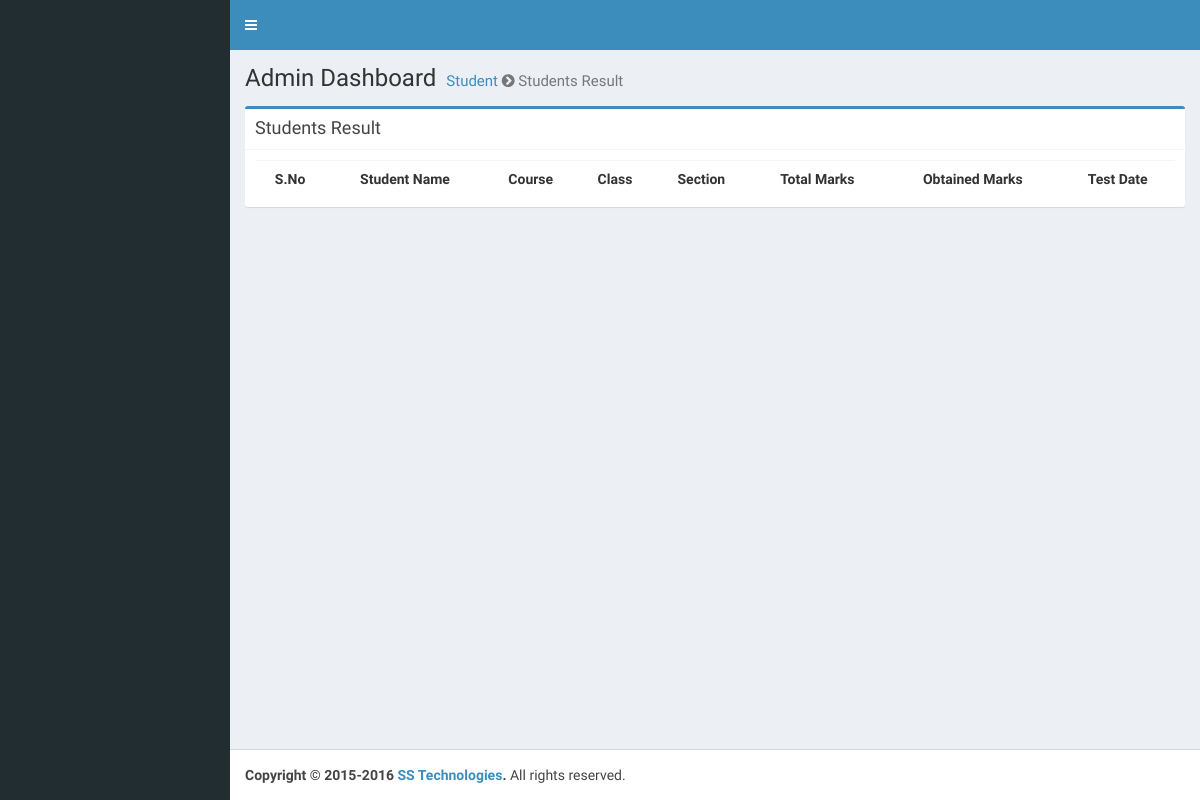
The page /index.php/examination/test_report_v on the database as committed earlier.
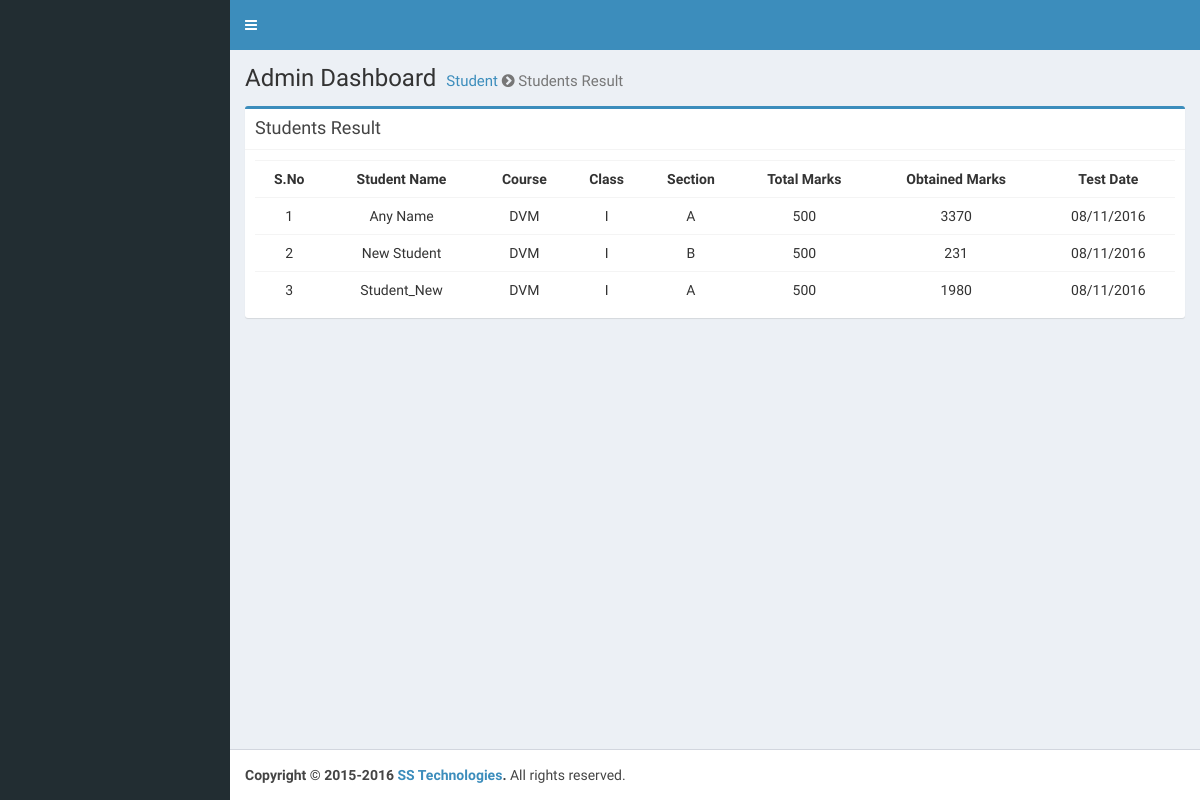
The same page on the database as committed later.
### tables this page shows
CREATE TABLE `exam_result` (
  `e_r_id` int(11) NOT NULL,
  `marks_obt` int(11) NOT NULL,
  `subject_id` int(11) NOT NULL,
  `student_id` int(11) NOT NULL,
  `course_id` int(11) NOT NULL,
  `class_course_id` int(11) NOT NULL,
  `class_section_name` varchar(100) NOT NULL,
  `test_id` int(11) NOT NULL
);

CREATE TABLE `student` (
  `student_id` int(11) NOT NULL,
  `student_name` varchar(100) NOT NULL,
  `std_father_name` varchar(100) NOT NULL,
  `student_address` varchar(100) NOT NULL,
  `student_phone` varchar(20) NOT NULL,
  `student_cnic` varchar(20) NOT NULL,
  `student_created_date` varchar(20) NOT NULL,
  `student_created_time` varchar(20) NOT NULL,
  `student_month` varchar(20) NOT NULL,
  `student_year` varchar(20) NOT NULL,
  `student_updated_date` varchar(20) NOT NULL,
  `student_updated_time` varchar(20) NOT NULL,
  `student_status` int(1) NOT NULL DEFAULT '1'
);

CREATE TABLE `course` (
  `co_id` bigint(20) NOT NULL,
  `co_name` varchar(50) NOT NULL,
  `created_date` varchar(100) NOT NULL,
  `created_time` varchar(100) NOT NULL,
  `updated_date` varchar(100) NOT NULL,
  `updated_time` varchar(100) NOT NULL
);

CREATE TABLE `class_course` (
  `class_course_id` int(11) NOT NULL,
  `class_course_name` varchar(255) NOT NULL,
  `updated_date` varchar(20) NOT NULL,
  `updated_time` varchar(20) NOT NULL
);

CREATE TABLE `exam` (
  `e_id` int(11) NOT NULL,
  `field_study` varchar(100) NOT NULL,
  `exam_type` varchar(100) NOT NULL,
  `class_course_id` int(11) NOT NULL,
  `class_section_name` varchar(100) NOT NULL,
  `exam_date` varchar(100) NOT NULL,
  `exam_month` varchar(100) NOT NULL,
  `exam_marks` int(11) NOT NULL
);

### application/controllers/Examination.php (called while the page is built, shortened)
<?php
class Examination extends CI_Controller{
    public function test_report_v(){
        $data['result'] = $this->test_m->test_report_m();
        $this->load->view('include/header');
        $this->load->view('include/sidebar');
        $this->load->view('examination_view/test_report',$data);
        $this->load->view('include/footer');
    }
}
?>

### index.php (called while the page is built, shortened)
<?php
require_once BASEPATH.'core/CodeIgniter.php';

### application/models/test_m.php (called while the page is built, shortened)
<?php
class Test_m extends CI_Model{
    public function test_report_m(){
        $this->db->select('* ,SUM(marks_obt) AS marks_obt', FALSE);
        $this->db->group_by("student.student_id");
        $this->db->from('exam_result');
        $this->db->join('subject', 'subject.su_id = exam_result.subject_id');
        $this->db->join('student','student.student_id=exam_result.student_id');
        $this->db->join('course', 'course.co_id = exam_result.course_id');
        $this->db->join('class_course', 'class_course.class_course_id = exam_result.class_course_id');
        $this->db->join('exam', 'exam.e_id = exam_result.test_id');
        $success =$this->db->get();
        $success_result = $success->result_array();
        return $success_result;
    }
}
?>

### application/views/examination_view/test_report.php (the view, shortened to what this page needs)
<div class="content-wrapper">
    <section class="content-header">
        <h1>
            Admin Dashboard
            <small><a href="<?= site_url() ?>student/">Student</a>
                <i class="fa fa-chevron-circle-right" aria-hidden="true"></i>
                Students Result
            </small>
        </h1>
    </section>
    <section class="content">
        <div class="row">
            <div class="col-md-12">
                <div class="box box-primary">
                    <div class="box-header with-border">
                        <h3 class="box-title">Students Result</h3>
                    </div>
                    <div class="box-body">
                        <table class="table">
                            <th>S.No</th>
                            <th>Student Name</th>
                            <th>Course</th>
                            <th>Class</th>
                            <th>Section</th>
                            <th>Total Marks</th>
                            <th>Obtained Marks</th>
                            <th>Test Date</th>
                            <?php
                            $counter = 1;
                            foreach($result as $results)
                            {
                            ?>
                            <tr>
                                <td><?=$counter;?></td>
                                <td><?=$results['student_name'];?></td>
                                <td><?=$results['co_name'];?></td>
                                <td><?=$results['class_course_name'];?></td>
                                <td><?=$results['class_section_name'];?></td>
                                <td><?=$results['exam_marks'];?></td>
                                <td><?=$results['marks_obt'];?></td>
                                <td><?=$results['exam_date'];?></td>
                            </tr>
                            <?php $counter++; } ?>
                        </table>
                    </div>
                </div>
            </div>
        </div>
    </section>
</div>

### application/views/include/header.php (shortened to what this page needs)
<!DOCTYPE html>
<html>
<head>
    <link rel="stylesheet" href="<?= base_url() ?>/public/bootstrap/css/bootstrap.min.css">
    <link rel="stylesheet" href="https://maxcdn.bootstrapcdn.com/font-awesome/4.4.0/css/font-awesome.min.css">
    <link rel="stylesheet" href="https://code.ionicframework.com/ionicons/2.0.1/css/ionicons.min.css">
    <link rel="stylesheet" href="<?= base_url() ?>/public/dist/css/AdminLTE.min.css">
    <link rel="stylesheet" href="<?= base_url() ?>/public/dist/css/skins/_all-skins.min.css">
    <link rel="stylesheet" href="<?= base_url() ?>/public/plugins/iCheck/flat/blue.css">
    <link rel="stylesheet" href="<?= base_url() ?>/public/plugins/datatables/dataTables.bootstrap.css">
    <link rel="stylesheet" href="<?= base_url() ?>/public/plugins/morris/morris.css">
    <link rel="stylesheet" href="<?= base_url() ?>/public/plugins/jvectormap/jquery-jvectormap-1.2.2.css">
    <link rel="stylesheet" href="<?= base_url() ?>/public/plugins/datepicker/datepicker3.css">
    <link rel="stylesheet" href="<?= base_url() ?>/public/plugins/daterangepicker/daterangepicker-bs3.css">
    <link rel="stylesheet" href="<?= base_url() ?>/public/plugins/bootstrap-wysihtml5/bootstrap3-wysihtml5.min.css">
    <link rel="stylesheet" href="<?= base_url() ?>public/plugins/fullcalendar/fullcalendar.min.css">
    <link rel="stylesheet" href="<?= base_url() ?>public/plugins/fullcalendar/fullcalendar.print.css" media="print">
</head>
<body class="hold-transition skin-blue sidebar-mini">
<div class="wrapper">
    <header class="main-header">
        <nav class="navbar navbar-static-top" role="navigation">
            <a href="#" class="sidebar-toggle" data-toggle="offcanvas" role="button">
            </a>
            <div class="navbar-custom-menu">
                <ul class="nav navbar-nav">
                    <li class="dropdown user user-menu">
                        <a href="<?php echo base_url('home/logout'); ?>">
                        </a>
                    </li>
                </ul>
            </div>
        </nav>
    </header>

### application/views/include/sidebar.php (shortened to what this page needs)
<aside class="main-sidebar">
      <section class="sidebar">
      </section>
    </aside>

### application/views/include/footer.php (shortened to what this page needs)
<footer class="main-footer no-print">
    <strong>Copyright &copy; 2015-<?php echo date("Y"); ?> <a href="">SS Technologies</a>.</strong> All rights reserved.
</footer>
</div>
  </body>
</html>

### application/views/examination_view/test_report.php (style rules this page uses)
td, th { text-align: center; }

Rows that differ between the two databases and show on the page:
added exam_result: student.student_name "Any Name", course.co_name "DVM", class_course.class_course_name "I", exam.class_section_name "A", exam.exam_marks "500", marks_obt "3370", exam.exam_date "08/11/2016"
added exam_result: student.student_name "New Student", course.co_name "DVM", class_course.class_course_name "I", exam.class_section_name "B", exam.exam_marks "500", marks_obt "231", exam.exam_date "08/11/2016"
added exam_result: student.student_name "Student_New", course.co_name "DVM", class_course.class_course_name "I", exam.class_section_name "A", exam.exam_marks "500", marks_obt "1980", exam.exam_date "08/11/2016"
